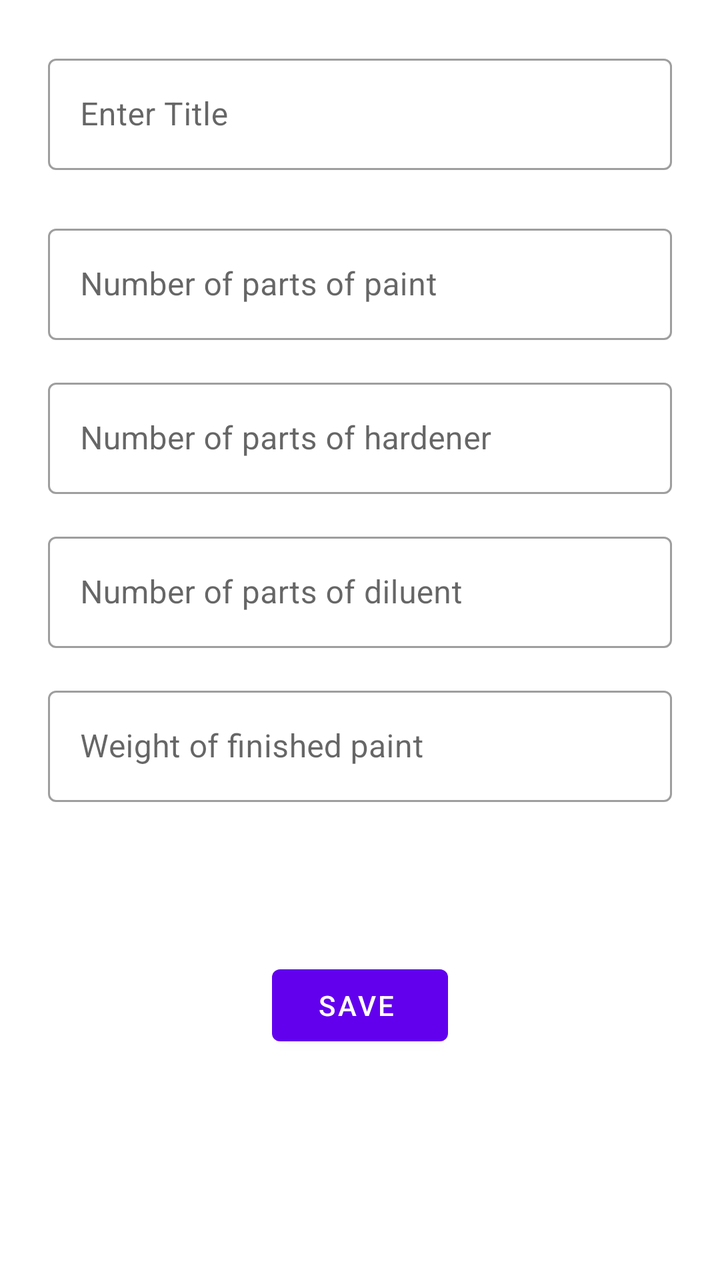
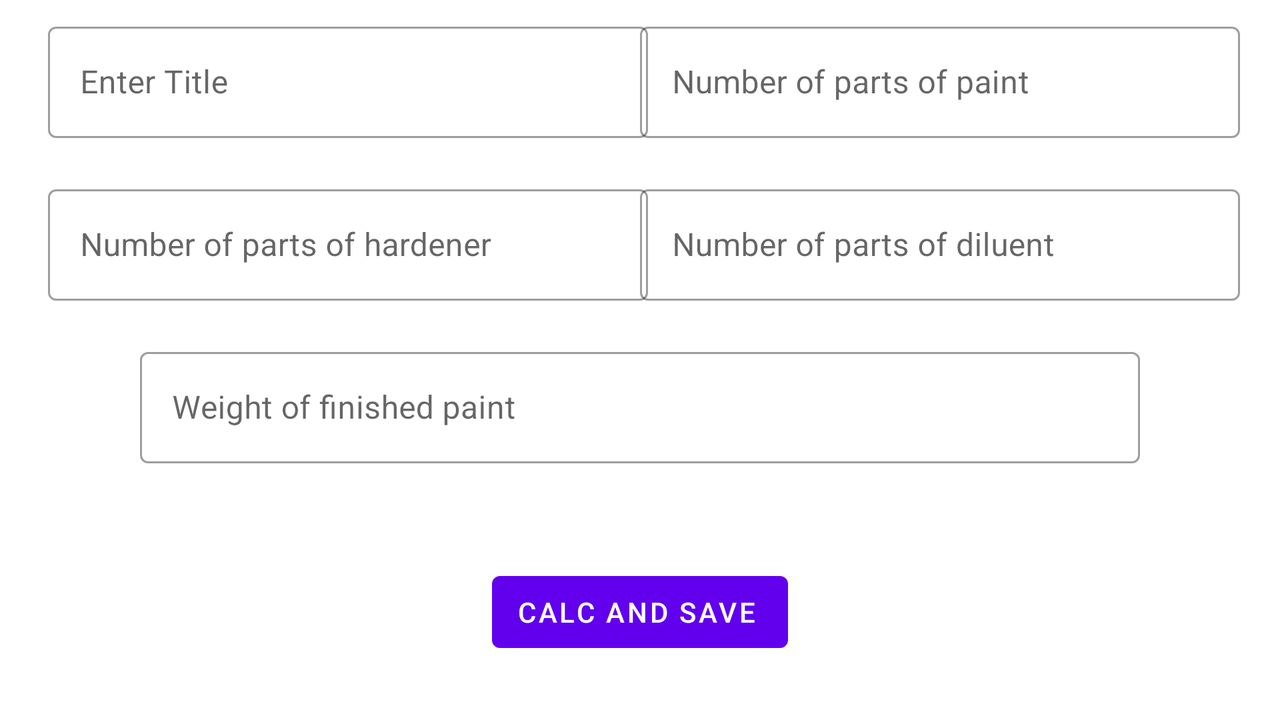

First picture: res/layout/ on a phone held upright. Second picture: the repository's own variant of that layout, on a device whose configuration matches the variant's folder. Source for both follows.
<!-- AndroidManifest.xml: application theme Theme.MixingAutoPaint -->
<!-- res/layout/edit_fragment.xml -->
<?xml version="1.0" encoding="utf-8"?>
<FrameLayout xmlns:android="http://schemas.android.com/apk/res/android"
    xmlns:tools="http://schemas.android.com/tools"
    android:layout_width="match_parent"
    android:layout_height="match_parent"
    xmlns:app="http://schemas.android.com/apk/res-auto"
    tools:context=".presentation.editFragment.EditFragment">

    <androidx.constraintlayout.widget.ConstraintLayout
        android:layout_width="match_parent"
        android:layout_height="match_parent">

        <com.google.android.material.textfield.TextInputLayout
            android:id="@+id/editTitle"
            style="@style/Widget.MaterialComponents.TextInputLayout.OutlinedBox"
            android:layout_width="0dp"
            android:layout_height="wrap_content"
            android:layout_marginStart="24dp"
            android:layout_marginTop="24dp"
            android:layout_marginEnd="24dp"

            android:hint="@string/in_title"
            app:layout_constraintEnd_toEndOf="parent"
            app:layout_constraintStart_toStartOf="parent"
            app:layout_constraintTop_toTopOf="parent">

            <com.google.android.material.textfield.TextInputEditText
                android:id="@+id/editTitleInput"
                android:layout_width="match_parent"
                android:layout_height="wrap_content"
                android:inputType="text"
                tools:ignore="TextContrastCheck" />

        </com.google.android.material.textfield.TextInputLayout>

        <com.google.android.material.textfield.TextInputLayout
            android:id="@+id/editPaintPart"
            style="@style/Widget.MaterialComponents.TextInputLayout.OutlinedBox"
            android:layout_width="0dp"
            android:layout_height="wrap_content"
            android:layout_marginStart="24dp"
            android:layout_marginTop="24dp"
            android:layout_marginEnd="24dp"

            android:hint="@string/in_paint"
            app:layout_constraintEnd_toEndOf="parent"
            app:layout_constraintStart_toStartOf="parent"
            app:layout_constraintTop_toBottomOf="@+id/editTitle">

            <com.google.android.material.textfield.TextInputEditText
                android:id="@+id/editPaintPartInput"
                android:layout_width="match_parent"
                android:layout_height="wrap_content"
                android:inputType="numberSigned"
                tools:ignore="TextContrastCheck" />

        </com.google.android.material.textfield.TextInputLayout>

        <com.google.android.material.textfield.TextInputLayout
            android:id="@+id/editHardenerPart"
            style="@style/Widget.MaterialComponents.TextInputLayout.OutlinedBox"
            android:layout_width="0dp"
            android:layout_height="wrap_content"
            android:layout_marginStart="24dp"
            android:layout_marginTop="16dp"
            android:layout_marginEnd="24dp"

            android:hint="@string/in_hardener"
            app:layout_constraintEnd_toEndOf="parent"
            app:layout_constraintStart_toStartOf="parent"
            app:layout_constraintTop_toBottomOf="@+id/editPaintPart">

            <com.google.android.material.textfield.TextInputEditText
                android:id="@+id/editHardenerPartInput"
                android:layout_width="match_parent"
                android:layout_height="wrap_content"
                android:inputType="numberSigned"
                tools:ignore="TextContrastCheck" />

        </com.google.android.material.textfield.TextInputLayout>

        <com.google.android.material.textfield.TextInputLayout
            android:id="@+id/editDiluentPart"
            style="@style/Widget.MaterialComponents.TextInputLayout.OutlinedBox"
            android:layout_width="0dp"
            android:layout_height="wrap_content"
            android:layout_marginStart="24dp"
            android:layout_marginTop="16dp"
            android:layout_marginEnd="24dp"

            android:hint="@string/in_diluent"
            app:layout_constraintEnd_toEndOf="parent"
            app:layout_constraintStart_toStartOf="parent"
            app:layout_constraintTop_toBottomOf="@+id/editHardenerPart">

            <com.google.android.material.textfield.TextInputEditText
                android:id="@+id/editDiluentPartInput"
                android:layout_width="match_parent"
                android:layout_height="wrap_content"
                android:inputType="numberSigned"
                tools:ignore="TextContrastCheck" />

        </com.google.android.material.textfield.TextInputLayout>

        <com.google.android.material.textfield.TextInputLayout
            android:id="@+id/editMassPaint"
            style="@style/Widget.MaterialComponents.TextInputLayout.OutlinedBox"
            android:layout_width="0dp"
            android:layout_height="wrap_content"
            android:layout_marginStart="24dp"
            android:layout_marginTop="16dp"
            android:layout_marginEnd="24dp"

            android:hint="@string/paint_mass"
            app:layout_constraintEnd_toEndOf="parent"
            app:layout_constraintStart_toStartOf="parent"
            app:layout_constraintTop_toBottomOf="@+id/editDiluentPart">

            <com.google.android.material.textfield.TextInputEditText
                android:id="@+id/editMassPaintInput"
                android:layout_width="match_parent"
                android:layout_height="wrap_content"
                android:inputType="numberSigned"
                tools:ignore="TextContrastCheck" />

        </com.google.android.material.textfield.TextInputLayout>

        <Button
            android:id="@+id/saveButton"
            style="@style/Widget.MaterialComponents.Button.Icon"
            android:layout_width="wrap_content"
            android:layout_height="wrap_content"
            android:layout_marginBottom="36dp"
            android:text="@string/bt_save_after_edit"
            app:icon="@drawable/outline_save_24"
            app:layout_constraintBottom_toBottomOf="parent"
            app:layout_constraintEnd_toEndOf="parent"
            app:layout_constraintStart_toStartOf="parent"
            app:layout_constraintTop_toBottomOf="@+id/editMassPaint" />
    </androidx.constraintlayout.widget.ConstraintLayout>

</FrameLayout>
<!-- resources referenced by this layout -->
<resources>
  <string name="bt_save_after_edit">Save</string>
  <string name="in_diluent">Number of parts of diluent</string>
  <string name="in_hardener">Number of parts of hardener</string>
  <string name="in_paint">Number of parts of paint</string>
  <string name="in_title">Enter Title</string>
  <string name="paint_mass">Weight of finished paint</string>
  <style name="Theme.MixingAutoPaint" parent="Theme.MaterialComponents.DayNight.DarkActionBar">
          
          <item name="colorPrimary">@color/purple_500</item>
          <item name="colorPrimaryVariant">@color/purple_700</item>
          <item name="colorOnPrimary">@color/white</item>
          
          <item name="colorSecondary">@color/teal_200</item>
          <item name="colorSecondaryVariant">@color/teal_700</item>
          <item name="colorOnSecondary">@color/black</item>
          
          <item name="android:statusBarColor" tools:targetApi="l">?attr/colorPrimaryVariant</item>
          
      </style>
  <color name="purple_500">#FF6200EE</color>
  <color name="purple_700">#FF3700B3</color>
  <color name="white">#FFFFFFFF</color>
  <color name="teal_200">#FF03DAC5</color>
  <color name="teal_700">#FF018786</color>
  <color name="black">#FF000000</color>
</resources>
<!-- res/layout-land/edit_fragment.xml (the repository's variant of the layout above) -->
<!-- drawn on the phone turned sideways -->
<?xml version="1.0" encoding="utf-8"?>
<FrameLayout xmlns:android="http://schemas.android.com/apk/res/android"
    xmlns:app="http://schemas.android.com/apk/res-auto"
    xmlns:tools="http://schemas.android.com/tools"
    android:layout_width="match_parent"
    android:layout_height="match_parent"
    tools:context=".presentation.addFragment.AddMixPaintFragment">

    <androidx.constraintlayout.widget.ConstraintLayout
        android:layout_width="match_parent"
        android:layout_height="match_parent">

        <com.google.android.material.textfield.TextInputLayout
            android:id="@+id/editTitle"
            style="@style/Widget.MaterialComponents.TextInputLayout.OutlinedBox"
            android:layout_width="0dp"
            android:layout_height="wrap_content"
            android:layout_marginStart="24dp"
            android:layout_marginTop="8dp"
            android:hint="@string/in_title"
            app:errorEnabled="true"
            app:layout_constraintStart_toStartOf="parent"
            app:layout_constraintTop_toTopOf="parent">

            <com.google.android.material.textfield.TextInputEditText
                android:id="@+id/editTitleInput"
                android:layout_width="300dp"
                android:layout_height="wrap_content"
                android:inputType="text"
                tools:ignore="TextContrastCheck" />

        </com.google.android.material.textfield.TextInputLayout>

        <com.google.android.material.textfield.TextInputLayout
            android:id="@+id/editPaintPart"
            style="@style/Widget.MaterialComponents.TextInputLayout.OutlinedBox"
            android:layout_width="wrap_content"
            android:layout_height="wrap_content"
            android:layout_marginTop="8dp"
            android:layout_marginEnd="24dp"
            android:hint="@string/in_paint"
            app:errorEnabled="true"
            app:layout_constraintEnd_toEndOf="parent"
            app:layout_constraintStart_toEndOf="@+id/editTitle"
            app:layout_constraintTop_toTopOf="parent">

            <com.google.android.material.textfield.TextInputEditText
                android:id="@+id/editPaintPartInput"
                android:layout_width="300dp"
                android:layout_height="wrap_content"
                android:inputType="numberDecimal"
                tools:ignore="TextContrastCheck" />

        </com.google.android.material.textfield.TextInputLayout>

        <com.google.android.material.textfield.TextInputLayout
            android:id="@+id/editHardenerPart"
            style="@style/Widget.MaterialComponents.TextInputLayout.OutlinedBox"
            android:layout_width="0dp"
            android:layout_height="wrap_content"
            android:layout_marginStart="24dp"
            android:hint="@string/in_hardener"
            app:errorEnabled="true"
            app:layout_constraintStart_toStartOf="parent"
            app:layout_constraintTop_toBottomOf="@+id/editTitle">

            <com.google.android.material.textfield.TextInputEditText
                android:id="@+id/editHardenerPartInput"
                android:layout_width="300dp"
                android:layout_height="wrap_content"
                android:inputType="numberDecimal"
                tools:ignore="TextContrastCheck" />

        </com.google.android.material.textfield.TextInputLayout>

        <com.google.android.material.textfield.TextInputLayout
            android:id="@+id/editDiluentPart"
            style="@style/Widget.MaterialComponents.TextInputLayout.OutlinedBox"
            android:layout_width="wrap_content"
            android:layout_height="wrap_content"
            android:layout_marginEnd="24dp"
            android:hint="@string/in_diluent"
            app:errorEnabled="true"
            app:layout_constraintEnd_toEndOf="parent"
            app:layout_constraintStart_toEndOf="@+id/editHardenerPart"
            app:layout_constraintTop_toBottomOf="@+id/editPaintPart">

            <com.google.android.material.textfield.TextInputEditText
                android:id="@+id/editDiluentPartInput"
                android:layout_width="300dp"
                android:layout_height="wrap_content"
                android:inputType="numberDecimal"
                tools:ignore="TextContrastCheck" />

        </com.google.android.material.textfield.TextInputLayout>

        <com.google.android.material.textfield.TextInputLayout
            android:id="@+id/editMassPaint"
            style="@style/Widget.MaterialComponents.TextInputLayout.OutlinedBox"
            android:layout_width="wrap_content"
            android:layout_height="wrap_content"
            android:layout_marginStart="8dp"
            android:layout_marginEnd="8dp"
            android:hint="@string/paint_mass"
            app:errorEnabled="true"
            app:layout_constraintEnd_toEndOf="parent"
            app:layout_constraintStart_toStartOf="parent"
            app:layout_constraintTop_toBottomOf="@id/editHardenerPart">

            <com.google.android.material.textfield.TextInputEditText
                android:id="@+id/editMassPaintInput"
                android:layout_width="500dp"
                android:layout_height="wrap_content"
                android:inputType="number"
                tools:ignore="TextContrastCheck" />

        </com.google.android.material.textfield.TextInputLayout>

        <Button
            android:id="@+id/saveEditButton"
            style="@style/Widget.MaterialComponents.Button.Icon"
            android:layout_width="wrap_content"
            android:layout_height="wrap_content"
            android:text="@string/bt_save"
            app:icon="@drawable/outline_save_24"
            app:layout_constraintBottom_toBottomOf="parent"
            app:layout_constraintEnd_toEndOf="parent"
            app:layout_constraintStart_toStartOf="parent"
            app:layout_constraintTop_toBottomOf="@+id/editMassPaint" />
    </androidx.constraintlayout.widget.ConstraintLayout>

</FrameLayout>
<!-- resources referenced by the variant -->
<!-- as the phone turned sideways resolves them -->
<resources>
  <string name="bt_save">Calc and Save</string>
  <string name="in_diluent">Number of parts of diluent</string>
  <string name="in_hardener">Number of parts of hardener</string>
  <string name="in_paint">Number of parts of paint</string>
  <string name="in_title">Enter Title</string>
  <string name="paint_mass">Weight of finished paint</string>
  <style name="Theme.MixingAutoPaint" parent="Theme.MaterialComponents.DayNight.DarkActionBar">
          
          <item name="colorPrimary">@color/purple_500</item>
          <item name="colorPrimaryVariant">@color/purple_700</item>
          <item name="colorOnPrimary">@color/white</item>
          
          <item name="colorSecondary">@color/teal_200</item>
          <item name="colorSecondaryVariant">@color/teal_700</item>
          <item name="colorOnSecondary">@color/black</item>
          
          <item name="android:statusBarColor" tools:targetApi="l">?attr/colorPrimaryVariant</item>
          
      </style>
  <color name="purple_500">#FF6200EE</color>
  <color name="purple_700">#FF3700B3</color>
  <color name="white">#FFFFFFFF</color>
  <color name="teal_200">#FF03DAC5</color>
  <color name="teal_700">#FF018786</color>
  <color name="black">#FF000000</color>
</resources>
